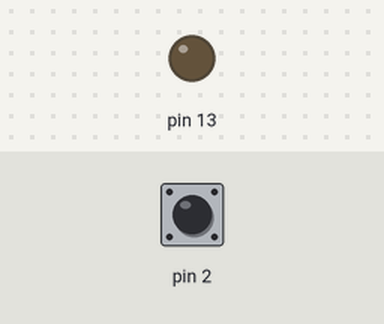
Recording of a sketch running on a simulated Arduino Uno, built with avr-gcc and run on an emulated ATmega328P. Parts: output pins drawn as LEDs (lit = HIGH). Inputs (shaded band) come from the test bench; at power-on: pin 2 HIGH.

Above: at 1.2 s.
1.3 s: pin 2 pulled LOW for 0.15 s
At 2.1 s:
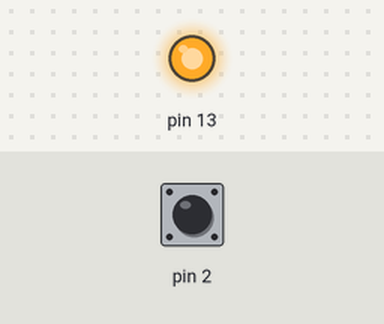
2.9 s: pin 2 pulled LOW for 1 s
At 4.6 s:
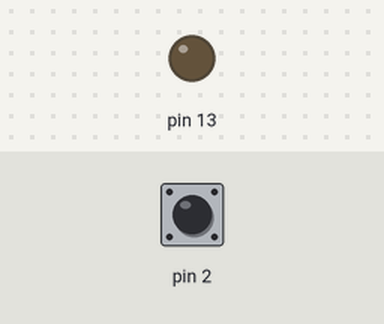
5.4 s: pin 2 pulled LOW for 3.2 s
At 9.3 s:
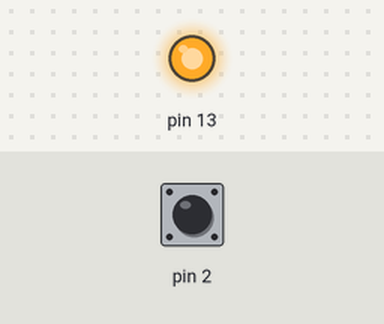
Timing chart, 0 to 10.8 s (numbered marks = the images above; inputs shaded):
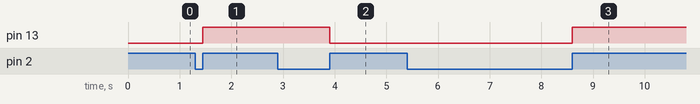

Measured:
- after the input at 1.3 s, pin 13: LOW → HIGH after 0.15 s
- after the input at 2.9 s, pin 13: HIGH → LOW after 1.0 s
- after the input at 5.4 s, pin 13: LOW → HIGH after 3.2 s

The sketch:

InterrupcaoExterna0.ino
```cpp
boolean state = 0;

void setup() {
  Serial.begin(9600);
  pinMode(2, INPUT_PULLUP);
  pinMode(13, OUTPUT);
  EICRA = B00001111; // rising edge int0 e int1 (falling por causa do pull_up
  EIMSK = B00000001; // int0 enable e int1 not enable
}

void loop() {

}

ISR(INT0_vect){
    EIFR = 0x00; // zera flag
    state = !state;
    digitalWrite(13, state);
}
```
